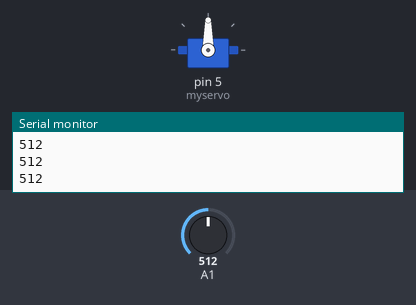
Recording of a sketch running on a simulated Arduino Uno, built with avr-gcc and run on an emulated ATmega328P. On the bench: servo, the last lines printed to the serial monitor. The test bench sets the inputs (shaded band); at power-on: A1 = 512.

Above: at 1.2 s.
1.3 s: A1 set to 716
At 1.6 s:
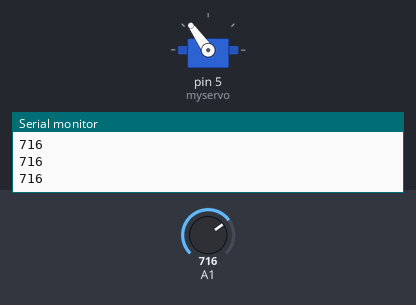
2.8 s: A1 set to 900
At 3.1 s:
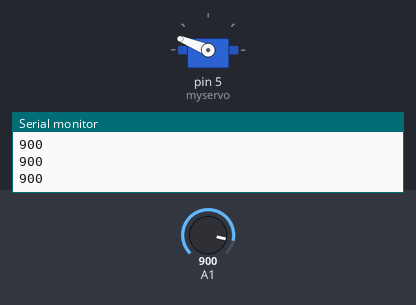
4.3 s: A1 set to 1023
At 5.3 s:
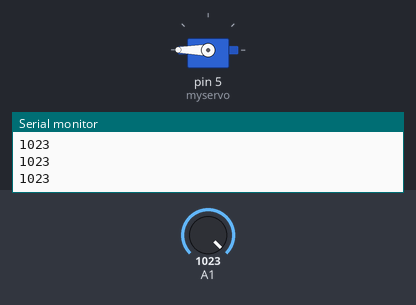
5.8 s: A1 set to 306
At 6.2 s:
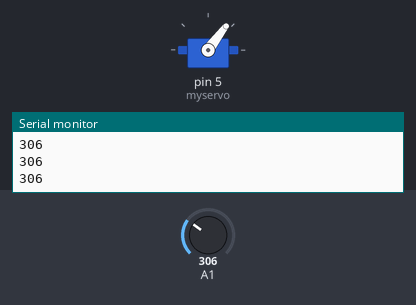
7.3 s: A1 set to 122
At 7.7 s:
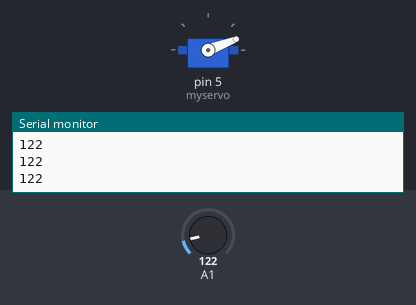
8.8 s: A1 set to 0
At 9.9 s:
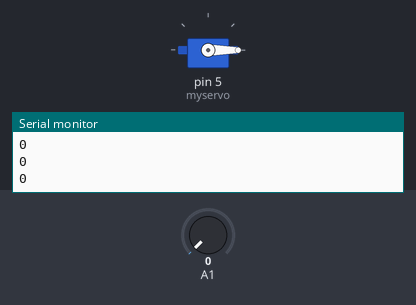
Timing chart, 0 to 11.3 s (numbered marks = the images above; inputs shaded):
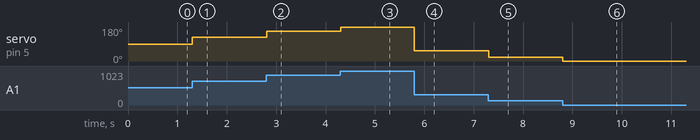

Measured:
- after the input at 1.3 s, servo on pin 5 (myservo): 90° → 125° at once
- after the input at 2.8 s, servo on pin 5 (myservo): 125° → 158° at once
- after the input at 4.3 s, servo on pin 5 (myservo): 158° → 180° at once
- after the input at 5.8 s, servo on pin 5 (myservo): 180° → 53° at once
- after the input at 7.3 s, servo on pin 5 (myservo): 53° → 21° at once
- after the input at 8.8 s, servo on pin 5 (myservo): 21° → 0° at once

The sketch:

q15.ino
```cpp
#include <Servo.h>
// const int pin_a2 = "A1";
// int poten_value = 0;
int pos = 0;

Servo myservo;

void setup() {
  // put your setup code here, to run once:
 myservo.attach(5);
  myservo.write(0)  ;
Serial.begin(9600);
}

void loop() {
  // put your main code here, to run repeatedly:
// poten_value = analogRead(pin_a2);
int poten_value = analogRead(A1);
  Serial.print(poten_value);
   Serial.print("\n");

 int mapped_value = map(poten_value, 0, 1023, 0, 180);

  myservo.write(mapped_value);
  delay(10);
}
```
